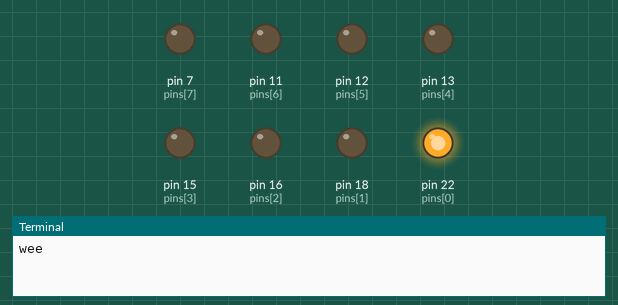
Simulated run of this program. Board: Raspberry Pi (header pin numbers). On the bench: output pins drawn as LEDs (lit = HIGH), the last lines printed to the terminal. The clock reads 2024-03-15 10:24:30 at power-on unless the program sets it.

Above: at 0.1 s.
At 4.1 s:
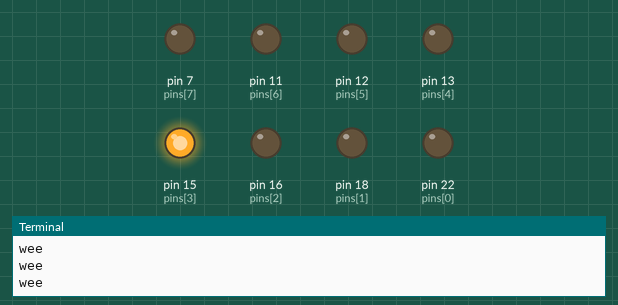
At 9.4 s:
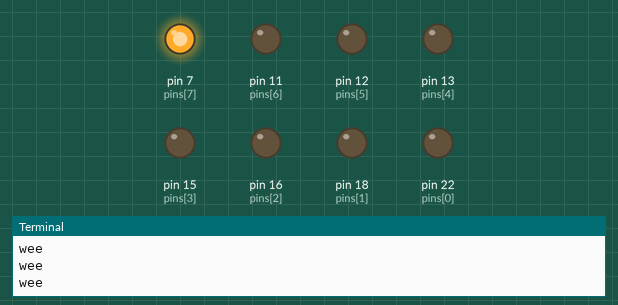
At 18.7 s:
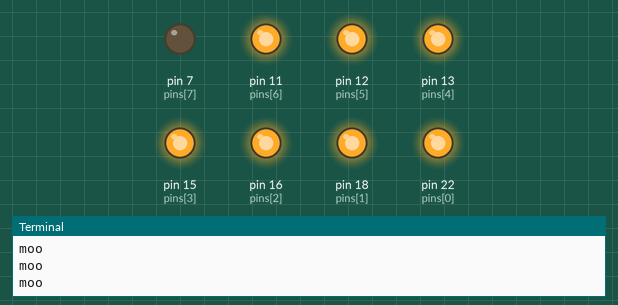
At 28.1 s:
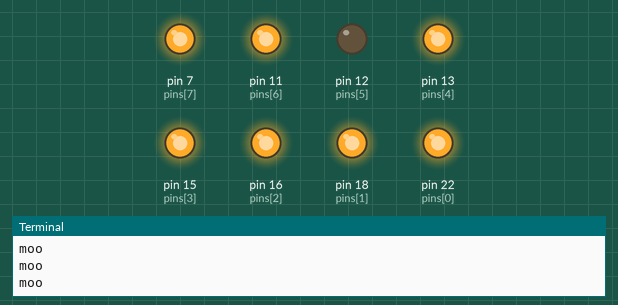
At 38.7 s:
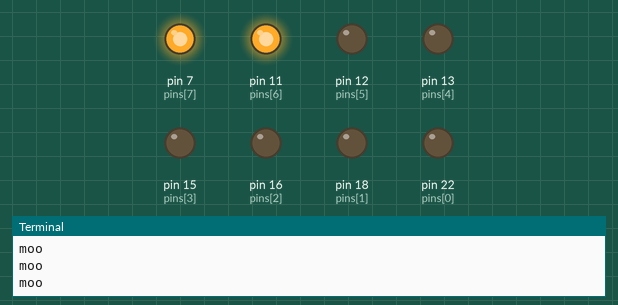
Timing chart, 0 to 40.0 s (numbered marks = the images above):
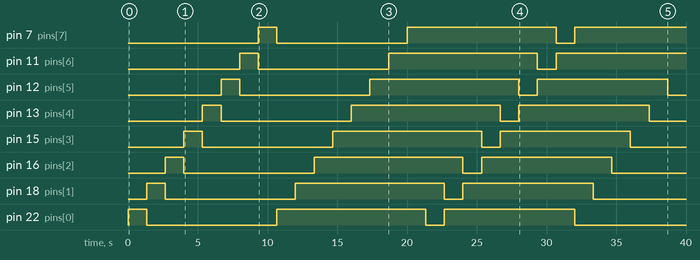

Measured:
- by itself, pin 7 (pins[7]), pin 11 (pins[6]): goes HIGH 1.3 s, LOW 9.3 s, HIGH 10.7 s, LOW 1.3 s, then HIGH
- by itself, pin 12 (pins[5]), pin 13 (pins[4]), pin 15 (pins[3]), pin 16 (pins[2]), pin 18 (pins[1]), pin 22 (pins[0]): goes HIGH 1.3 s, LOW 9.3 s, HIGH 10.7 s, LOW 1.3 s, HIGH 9.3 s, then LOW

The program:

raspi-gpio-8fala.py
```python
# 25.01.14
# Makes 3 LEDs blink using transistors and 3 GPIO outputs

import RPi.GPIO as gpio
import time
import datetime

pins = (22, 18, 16, 15, 13, 12, 11, 7)
gpio.setmode(gpio.BOARD)
for pin in pins:
    gpio.setup(pin, gpio.OUT)

counter = 0             # LEDs turn on/off based on whether counter is a multiple of a certain num
hour, minute = 7, 45    # time at which LEDs toggle fastest


def calc_time(hour, minute):
    """ Returns the appropriate delay for time.sleep """
    now = datetime.datetime.now()
    if now.hour < hour or now.hour == hour and now.minute < minute:
        waketime = datetime.datetime(now.year, now.month, now.day, hour, minute)
        delta = waketime - now
        return (delta.seconds / 57600 if delta.seconds > 600 else 0.01)
    else:
        waketime = datetime.datetime(now.year, now.month, now.day, hour, minute) + datetime.timedelta(days=1)
        delta = waketime - now
        return (delta.seconds / 57600 if delta.seconds > 600 else 0.01)

delay = calc_time(hour, minute)


while True:
    for counter in range(32):
        if counter <= 7:
            print("wee")
            for x in range(8):
                gpio.output(pins[x], 1 if counter == x else 0)
        if counter <= 15 and counter > 7:
            print("moo")
            for x in range(8):
                gpio.output(pins[x], 1 if (counter - 8) >= x else 0)
        if counter <= 23 and counter > 15:
            print("moo")
            for x in range(8):
                gpio.output(pins[x], 1 if (counter - 16) != x else 0)
        if counter <= 31 and counter > 23:
            print("moo")
            for x in range(8):
                gpio.output(pins[x], 1 if (counter - 24) < x else 0)
        time.sleep(delay)

    pins = pins[::-1]       # reverses tuple
    delay = calc_time(hour, minute)
```
